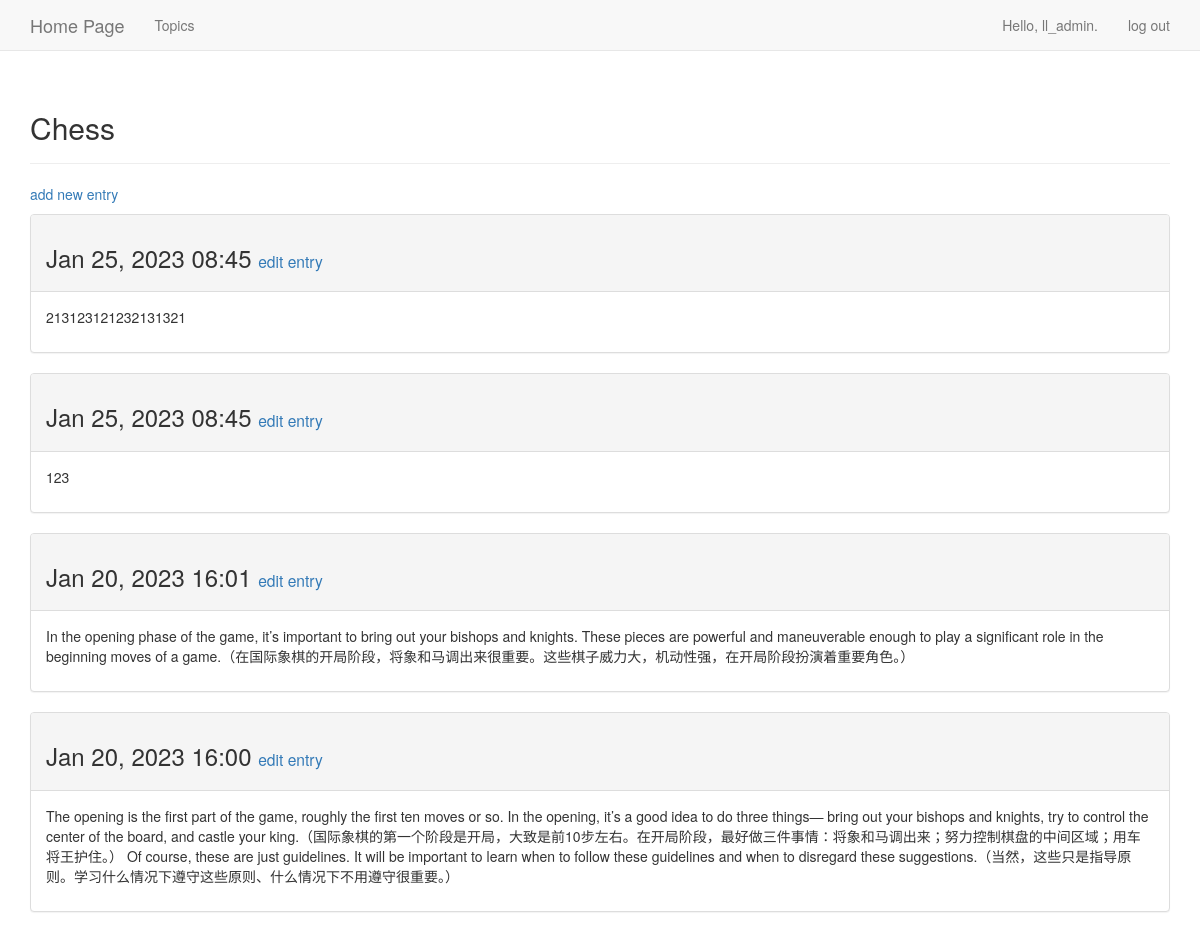
The page /topics/1/ (signed in) on the database its author committed.
### learning_logs/models.py (models this page shows, shortened)
class Topic(models.Model):
    text = models.CharField(max_length=200)
    date_added = models.DateTimeField(auto_now_add=True)
    owner = models.ForeignKey(User, on_delete=models.CASCADE)
    def __str__(self):
        return self.text

class Entry(models.Model):
    topic = models.ForeignKey(Topic, on_delete=models.CASCADE)
    text = models.TextField()
    date_added = models.DateTimeField(auto_now_add=True)
    class Meta:
        verbose_name_plural = 'entries'

### learning_logs/views.py (the view)
# urls.py: url(r'^topics/(?P<topic_id>\d+)/$', views.topic, name='topic'),
@login_required
def topic(request, topic_id):
    topic = Topic.objects.get(id=topic_id)
    if topic.owner != request.user:
        raise Http404
    entries = topic.entry_set.order_by('-date_added')
    context = {'topic': topic, 'entries': entries}
    return render(request, 'learning_logs/topic.html', context)

### learning_logs/templates/learning_logs/topic.html (shortened to what this page needs)
{% extends 'learning_logs/base.html' %}
{% block header %}
  <h2>{{ topic }}</h2>
{% endblock header %}
{% block content %}
    <p>
        <a href="{% url 'learning_logs:new_entry' topic.id %}">add new entry</a>
    </p>
    {% for entry in entries %}
        <div class="panel panel-default">
            <div class="panel-heading">
                <h3>
                    {{ entry.date_added|date:'M d, Y H:i' }}
                    <small>
                        <a href="{% url 'learning_logs:edit_entry' entry.id %}">  edit entry</a>
                    </small>
                </h3>
            </div>
            <div class="panel-body">
                {{ entry.text|linebreaks }}
            </div>
        </div>
    {% empty %}
        There are no entries for this topic yet.
    {% endfor %}
{% endblock content %}

### learning_logs/templates/learning_logs/base.html (shortened to what this page needs)
{% load bootstrap3 %}
<!DOCTYPE html>
<html lang="en">
    <head>
        {% bootstrap_css %}
    </head>
    <body>
        <nav class="navbar navbar-default navbar-static-top">
            <div class="container">
                <div class="navbar-header">
                    <a class="navbar-brand" href="{% url 'learning_logs:index' %}">Home Page</a>
                </div>
                <div id="navbar" class="navbar-collapse collapse">
                    <ul class="nav navbar-nav">
                        <li>
                            <a href="{% url 'learning_logs:topics' %}">Topics</a>
                        </li>
                    </ul>
                    <ul class="nav navbar-nav navbar-right">
                        {% if user.is_authenticated %}
                        <li>
                            <a>Hello, {{ user.username }}.</a>
                        </li>
                        <li>
                            <a href="{% url 'users:logout' %}">log out</a>
                        </li>
                        {% endif %}
                    </ul>
                </div>
            </div>
        </nav>
        <div class="container">
            <div class="page-header">
                {% block header %}
                {% endblock header %}
            </div>
            <div>
                {% block content %}
                {% endblock content %}
            </div>
        </div>
    </body>
</html>

### rows shown on the page
Topic: text "Chess"
Entry: date_added "Jan 25, 2023 08:45", text "213123121232131321"
Entry: date_added "Jan 25, 2023 08:45", text "123"
Entry: date_added "Jan 20, 2023 16:01", text "In the opening phase of the game, it’s important to bring out your bishops and knights. These pieces are powerful and maneuverable enough to play a significant role in the beginning moves of a game.（在国际象棋的开局阶段，将象和马调出来很重要。这些棋子威力大，机动性强，在开局阶段扮演着重要角色。）"
Entry: date_added "Jan 20, 2023 16:00", text "The opening is the first part of the game, roughly the first ten moves or so. In the opening, it’s a good idea to do three things— bring out your bishops and knights, try to control the center of the board, and castle your king.（国际象棋的第一个阶段是开局，大致是前10步左右。在开局阶段，最好做三件事情：将象和马调出来；努力控制棋盘的中间区域；用车将王护住。） Of course, these are just guidelines. It will be important to learn when to follow these guidelines and when to disregard these suggestions.（当然，这些只是指导原则。学习什么情况下遵守这些原则、什么情况下不用遵守很重要。）"

### other values the page prints
{{ user.username }} "ll_admin"
